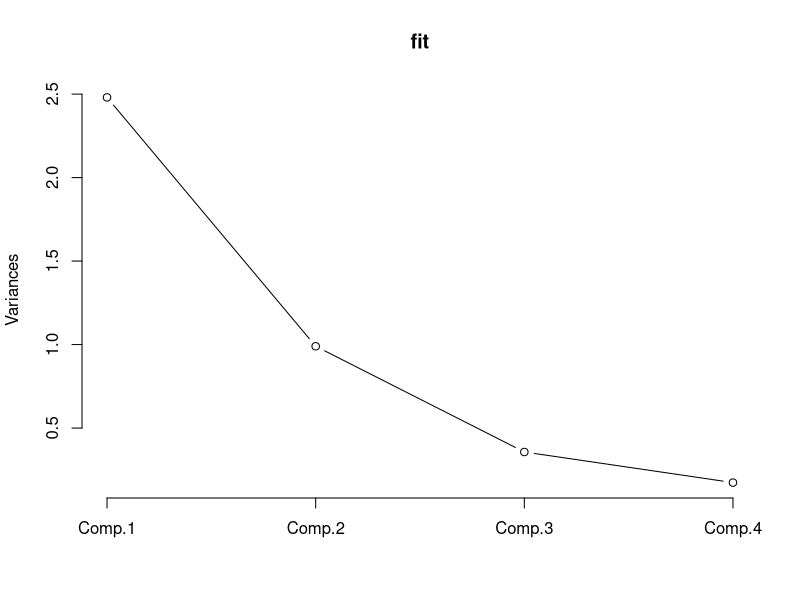
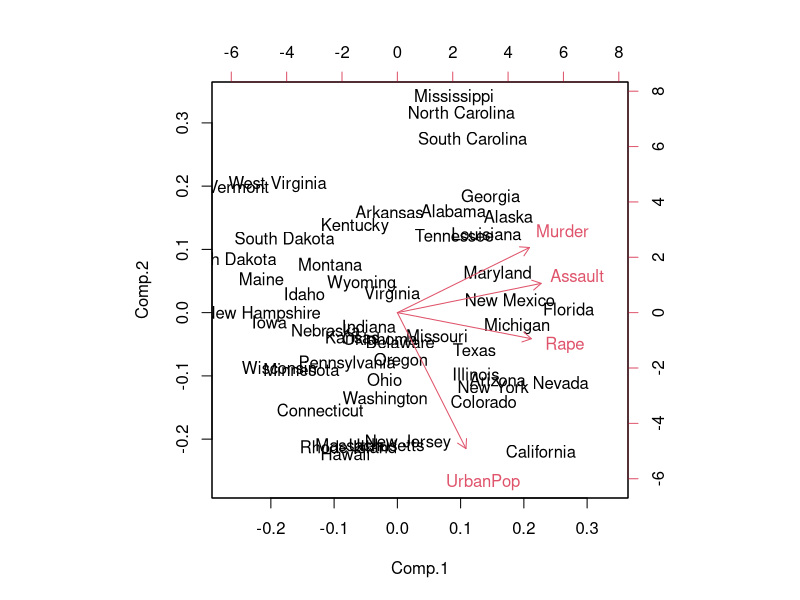
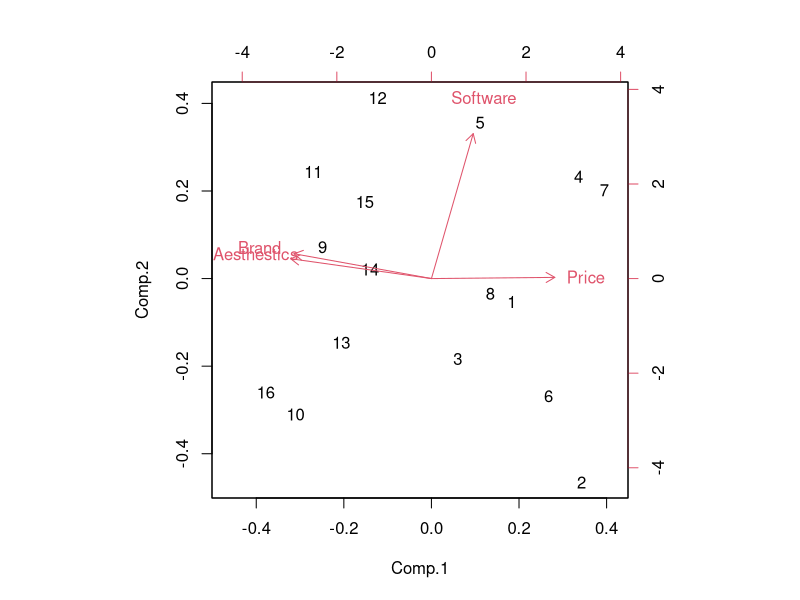

The R script that drew these images, in order:
# 주성분 분석

# 미국 범죄 주성분 분석
library(datasets)
data(USArrests)

summary(USArrests)

fit <- princomp(USArrests, cor = TRUE)

summary(fit)
loadings(fit)

plot(fit, type="lines") # Scree Plot : 주성분의 분산의 크기를 그림으로..
fit

USArrests

fit$scores
biplot(fit)

# 새로운 컴퓨터 만족도 조사
Price <- c(6,7,6,5,7,6,5,6,3,1,2,5,2,3,1,2)
Software <- c(5,3,4,7,7,4,7,5,5,3,6,7,4,5,6,3)
Aesthestics <- c(3,2,4,1,5,2,2,4,6,7,6,7,5,6,5,7)
Brand <- c(4,2,5,3,5,3,1,4,7,5,7,6,6,5,5,7)
data <- data.frame(Price, Software, Aesthestics, Brand)
pca <- princomp(data, cor = T)
summary(pca, loadings = T) # Comp1은 패션추구형, Comp2는 기능 추구형

biplot(pca)










